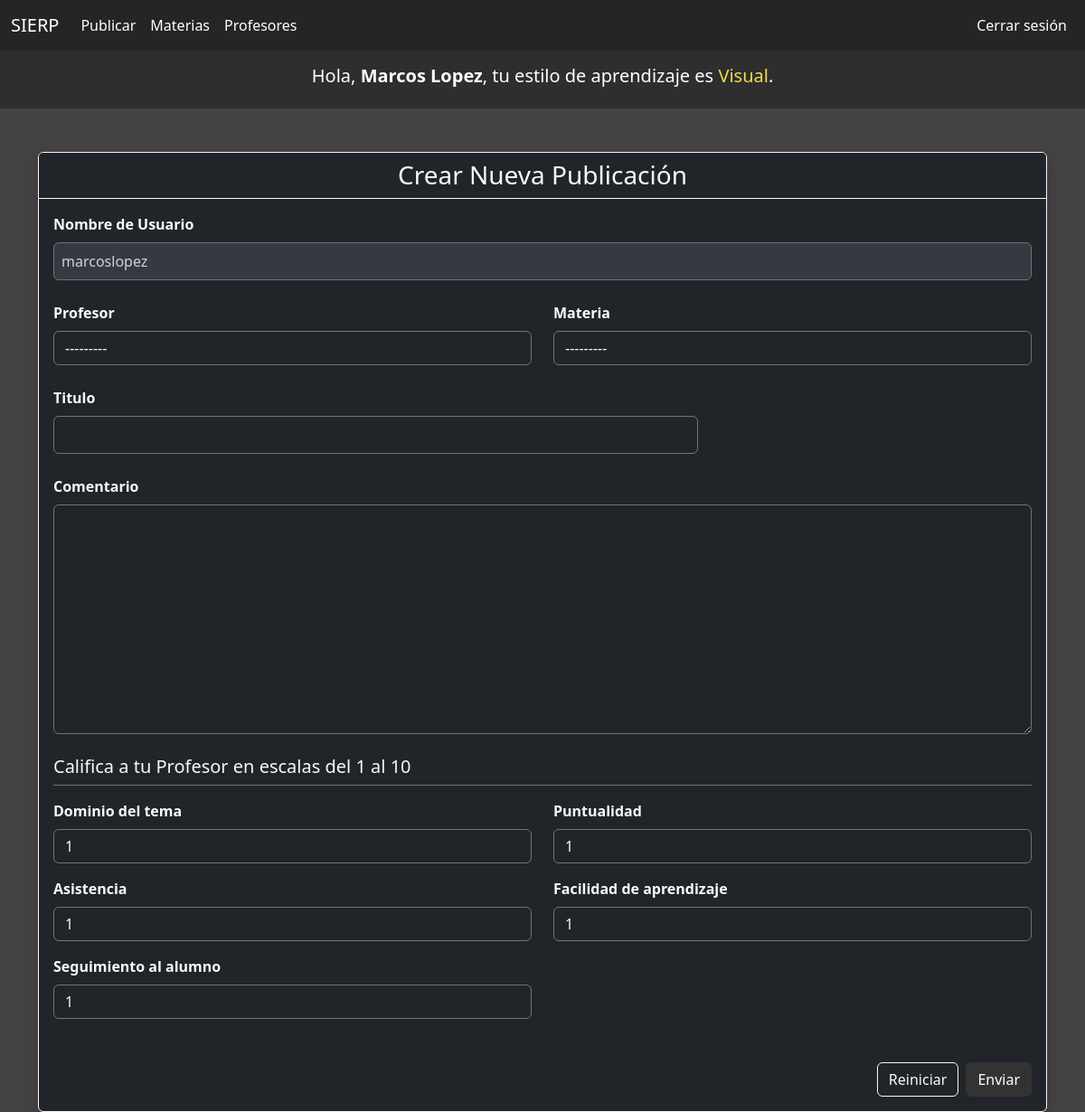
Screenshot of /publicar/ (signed in) with the database file from the repository.
### usuario/models.py (models this page shows, shortened)
class Usuario(AbstractUser):
    METODOS_APRENDIZAJE = [
        ('visual', 'Visual'),
        ('auditivo', 'Auditivo'),
        ('kinestesico', 'Kinestésico'),
    ]
    nombre_usuario = models.CharField(max_length=20)
    metodo_aprendizaje = models.CharField(
        max_length=20,
        choices=METODOS_APRENDIZAJE,
        blank=True,
        null=True
    )
    profesores = models.ManyToManyField('profesor.Profesor', through='publicacion.Publicacion')
    materias = models.ManyToManyField('materia.Materia', through='publicacion.Publicacion')

### publicacion/views.py (the view, shortened to what this page needs)
# urls.py: path('publicar/', views.PublicarView.as_view(), name='crear_publicacion'),
class PublicarView(generic.FormView):
    template_name = 'publicacion/crear_publicacion.html'
    form_class = PublicacionForm
    success_url = reverse_lazy('publicacion:index')
    login_url = reverse_lazy('usuario:inicio')
    def dispatch(self, request, *args, **kwargs):
        if not request.user.is_authenticated:
            return redirect(self.login_url)
        return super().dispatch(request, *args, **kwargs)
    def get_form_kwargs(self):
        kwargs = super().get_form_kwargs()
        kwargs['initial']['nombre_usuario'] = self.request.user.username
        return kwargs

### materia/models.py (called while the page is built)
    def __str__(self) -> str:
        return f'{self.clave} - {self.nombre}'

### profesor/models.py (called while the page is built)
    def __str__(self) -> str:
        return self.nombre

### templates/publicacion/crear_publicacion.html (shortened to what this page needs)
{% extends "base.html" %}
{% block content %}
<div class="container mt-5">
    <div class="card bg-dark border border-light shadow">
        <div class="card-header bg-dark border-bottom border-light text-center">
            <h3 class="text-light mb-0">Crear Nueva Publicación</h3>
        </div>
        <div class="card-body text-light">
            <form method="post">
                <div class="mb-4">
                    <label class="form-label"><strong>Nombre de Usuario</strong></label>
                    <input type="text" class="form-control bg-dark text-light border-secondary"
                           value="{{ request.user.username }}" disabled>
                </div>
                <div class="row">
                    <div class="col-md-6 mb-4">
                        <label for="{{ form.profesor.id_for_label }}" class="form-label"><strong>{{ form.profesor.label }}</strong></label>
                        {{ form.profesor }}
                    </div>
                    <div class="col-md-6 mb-4">
                        <label for="{{ form.materia.id_for_label }}" class="form-label"><strong>{{ form.materia.label }}</strong></label>
                        {{ form.materia }}
                    </div>
                </div>
                <div class="row">
                    <div class="col-md-8 mb-4">
                        <label for="{{ form.titulo.id_for_label }}" class="form-label"><strong>{{ form.titulo.label }}</strong></label>
                        {{ form.titulo }}
                    </div>
                </div>
                <div class="mb-4">
                    <label for="{{ form.comentario.id_for_label }}" class="form-label"><strong>{{ form.comentario.label }}</strong></label>
                    {{ form.comentario }}
                </div>
                <h5 class="border-bottom border-secondary pb-2 mb-3">Califica a tu Profesor en escalas del 1 al 10</h5>
                <div class="row">
                    <div class="col-md-6 mb-3">
                        <label for="{{ form.dominio.id_for_label }}" class="form-label"><strong>{{ form.dominio.label }}</strong></label>
                        {{ form.dominio }}
                    </div>
                    <div class="col-md-6 mb-3">
                        <label for="{{ form.puntualidad.id_for_label }}" class="form-label"><strong>{{ form.puntualidad.label }}</strong></label>
                        {{ form.puntualidad }}
                    </div>
                    <div class="col-md-6 mb-3">
                        <label for="{{ form.asistencia.id_for_label }}" class="form-label"><strong>{{ form.asistencia.label }}</strong></label>
                        {{ form.asistencia }}
                    </div>
                    <div class="col-md-6 mb-3">
                        <label for="{{ form.facilidad.id_for_label }}" class="form-label"><strong>{{ form.facilidad.label }}</strong></label>
                        {{ form.facilidad }}
                    </div>
                    <div class="col-md-6 mb-4">
                        <label for="{{ form.seguimiento.id_for_label }}" class="form-label"><strong>{{ form.seguimiento.label }}</strong></label>
                        {{ form.seguimiento }}
                    </div>
                </div>
                <div class="d-flex justify-content-end gap-2 mt-4">
                    <button type="reset" class="btn btn-outline-light">
                         Reiniciar
                    </button>
                    <button type="submit" class="btn btn-primary" style="background-color: #333333; border-color: #333333;">
                         Enviar
                    </button>
                </div>
            </form>
        </div>
    </div>
</div>
{% endblock content %}

### templates/base.html (shortened to what this page needs)
<!DOCTYPE html>
<html lang="en" dark>
<head>
    <link href="https://cdn.jsdelivr.net/npm/bootstrap@5.3.3/dist/css/bootstrap.min.css" rel="stylesheet">
    <link rel="stylesheet" href="https://cdnjs.cloudflare.com/ajax/libs/font-awesome/6.0.0-beta3/css/all.min.css">
</head>
<body>
    <nav class="navbar navbar-expand-lg">
        <div class="container-fluid">
          <a class="navbar-brand" style="color: #ffffff;" href="{% url 'publicacion:index' %}">SIERP</a>
          <div class="collapse navbar-collapse" id="navbarSupportedContent">
            <ul class="navbar-nav me-auto mb-2 mb-lg-0">
              <li class="nav-item">
                <a class="nav-link" href="{% url 'publicacion:crear_publicacion' %}">Publicar</a>
              </li>
              <li class="nav-item">
                <a class="nav-link" href="{% url 'materia:lista_materia' %}">Materias</a>
              </li>
              <li class="nav-item">
                <a class="nav-link" href="{% url 'profesor:lista_profesor' %}">Profesores</a>
              </li>
            </ul>
            <ul class="navbar-nav mb-2 mb-lg-0">
              {% if user.is_authenticated %}
                <li class="nav-item">
                  <form action="{% url 'usuario:cerrar' %}" method="post" class="d-inline">
                    <button type="submit" class="nav-link btn btn-link" style="text-decoration: none; background: none; border: none;">Cerrar sesión</button>
                  </form>
                </li>
              {% endif %}
            </ul>
          </div>
        </div>
    </nav>
    {% if user.is_authenticated %}
    <div class="text-center p-3" style="background-color: #2e2e2e; color: #fff;">
        <h5>
            Hola, <strong>{{ user.nombre_usuario|default:user.username }}</strong>,
            {% if user.metodo_aprendizaje %}
                tu estilo de aprendizaje es <span style="color: #f0db4f;">{{ user.get_metodo_aprendizaje_display }}</span>.
            {% else %}
                aún no has completado tu test de aprendizaje.
            {% endif %}
        </h5>
    </div>
    {% endif %}
    {% block content %}
    {% endblock content %}
</body>
</html>

### templates/base.html (style rules this page uses)
body { background-color: #444242; color: #ffffff; }
.navbar { background-color: #252525; color: #ffffff; }
.nav-link { color: #ffffff !important; }

### templates/publicacion/crear_publicacion.html (style rules this page uses)
input[type="text"], input[type="date"], input[type="number"], input[type="email"], input[type="password"], select, textarea { background-color: #212529 !important; color: #f8f9fa !important; border: 1px solid #6c757d !important; border-radius: 0.375rem; padding: 0.5rem; width: 100%; font-size: 1rem; }
::placeholder { color: #adb5bd !important; }
input:disabled { background-color: #343a40 !important; color: #ced4da !important; }
textarea { resize: vertical; }

### rows the page displays
Usuario: nombre_usuario "Marcos Lopez", metodo_aprendizaje "Visual", user.username "marcoslopez"
